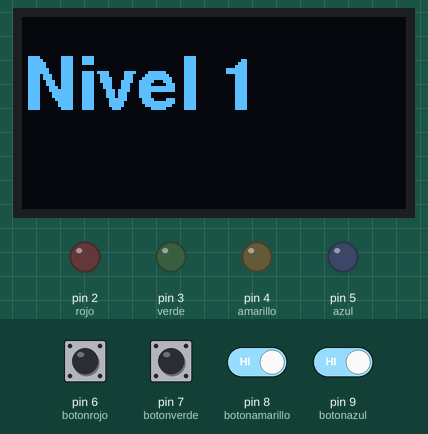
A sketch run on a simulated Arduino Uno, built with avr-gcc and run on an emulated ATmega328P. Parts: 128×64 one-colour display, output pins drawn as LEDs (lit = HIGH). Inputs (shaded band) come from the test bench; at power-on: pin 6 (botonrojo), pin 7 (botonverde), pin 8 (botonamarillo), pin 9 (botonazul) HIGH. EEPROM starts erased; pins used as bus, display or sensor lines are not drawn.

Above: at 10.0 s.
10.1 s: pin 7 (botonverde) pulled LOW for 0.15 s
At 10.44 s:
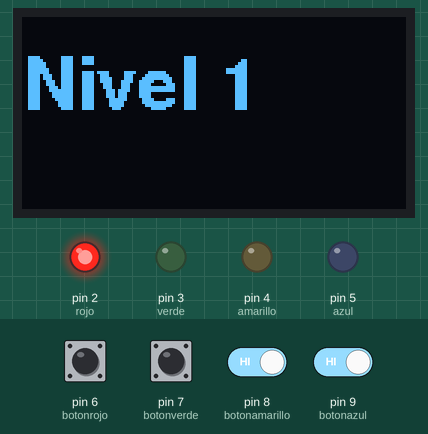
10.8 s: pin 8 (botonamarillo) driven LOW and pin 9 (botonazul) driven LOW
13.8 s: pin 8 (botonamarillo) driven HIGH
At 15.3 s:
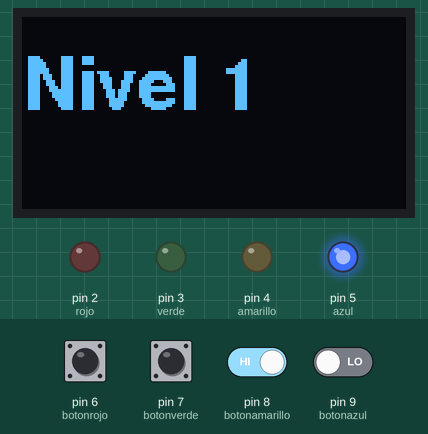
16.3 s: pin 9 (botonazul) driven HIGH
At 18.9 s:
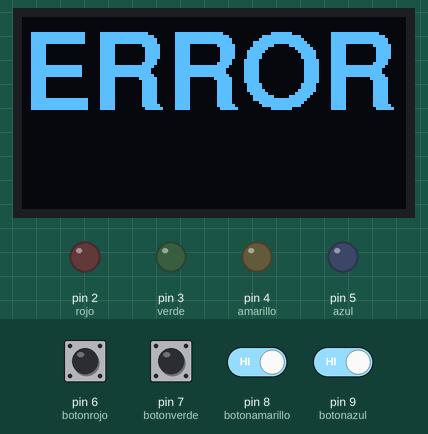
19.0 s: pin 8 (botonamarillo) driven LOW
At 21.8 s:
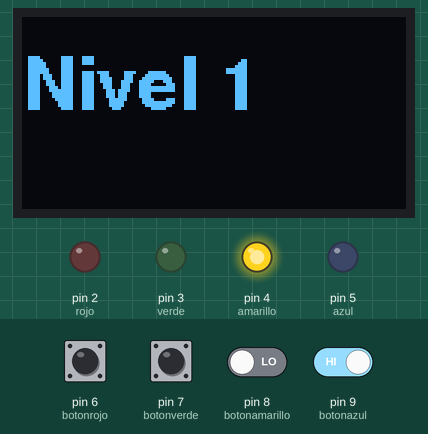
Timing chart, 0 to 23.0 s (numbered marks = the images above; inputs shaded):
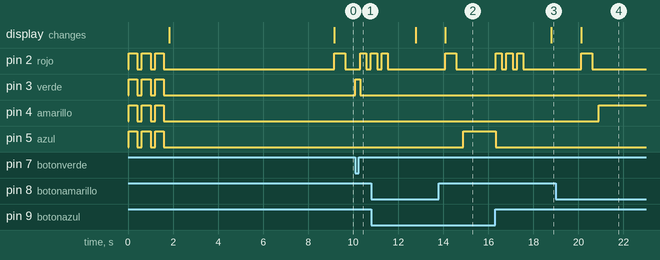

Measured:
- after the input at 10.1 s, pin 2 (rojo): LOW → HIGH after 0.21 s, → LOW 0.28 s later, → HIGH 0.20 s later; pin 3 (verde): LOW → HIGH at once, → LOW 0.21 s later
- after the input at 13.8 s, pin 4 (amarillo): stays LOW (without the input it goes to HIGH after 1.1 s); pin 5 (azul): LOW → HIGH after 1.1 s
- after the input at 16.3 s, pin 2 (rojo): alternates HIGH for 0.28 s and LOW for 0.20 s, 6 changes in all, then stays LOW, starting at once; pin 5 (azul): HIGH → LOW at once; the display: changes after 2.5 s (image 3)
- after the input at 19.0 s, pin 4 (amarillo): LOW → HIGH after 1.9 s

The sketch:

SimonDice.ino
```cpp
#include <EEPROM.h>
#include <Wire.h>
#include <Adafruit_GFX.h>
#include <Adafruit_SSD1306.h>

// Fuentes elegantes
#include <Fonts/FreeSansBold12pt7b.h>
#include <Fonts/FreeSansBold18pt7b.h>
#include <Fonts/FreeMonoBold24pt7b.h>

// Configuración OLED
#define ANCHO 128
#define ALTO 64
Adafruit_SSD1306 display(ANCHO, ALTO, &Wire, -1);

// Buzzer
#define altavoz 10

// LEDs
#define rojo 2
#define verde 3
#define amarillo 4
#define azul 5

// Botones
#define botonrojo 6
#define botonverde 7
#define botonamarillo 8
#define botonazul 9

int aleatorio, dir_lectura, dir_escritura, color_leido, leido, color_pulsado, nivel;
boolean fin_juego;

// --- Funciones auxiliares ---
void retardo(int latencia) {
  latencia = nivel;
  switch (latencia) {
    case 1: delay(300); break;
    case 2: delay(200); break;
    case 3: delay(75); break;
    case 4: delay(5); break;
    default: break;
  }
}

void sonido(int tono) {
  int i, j;
  for (i = 0; i <= 40; i++) {
    for (j = 0; j <= 4; j++) {
      digitalWrite(altavoz, HIGH);
      delayMicroseconds(90 * (6 - tono));
      digitalWrite(altavoz, LOW);
      delayMicroseconds(90 * (6 - tono));
    }
  }
}

void enciende_led(int color) {
  switch (color) {
    case 1: digitalWrite(rojo, HIGH); break;
    case 2: digitalWrite(verde, HIGH); break;
    case 3: digitalWrite(amarillo, HIGH); break;
    case 4: digitalWrite(azul, HIGH); break;
    default: digitalWrite(rojo, HIGH); digitalWrite(verde, HIGH);
             digitalWrite(amarillo, HIGH); digitalWrite(azul, HIGH); break;
  }
}

void apaga_leds() {
  digitalWrite(rojo, LOW);
  digitalWrite(verde, LOW);
  digitalWrite(amarillo, LOW);
  digitalWrite(azul, LOW);
}

void antirebote() {
  delay(30);
  while (digitalRead(botonrojo) != 1 || digitalRead(botonverde) != 1 ||
         digitalRead(botonamarillo) != 1 || digitalRead(botonazul) != 1) { }
  delay(30);
}

void comprueba() {
  leido = EEPROM.read(dir_lectura);
  if (leido != color_pulsado) fin_juego = true;
}

void genera_aleatorio() {
  if (aleatorio == 4) aleatorio = 1;
  else aleatorio++;
}

void guarda_color() {
  EEPROM.write(dir_escritura, aleatorio);
  dir_escritura++;
}

void animacion_inicio() {
  for (int i = 0; i < 3; i++) {
    enciende_led(5);
    sonido(1);
    delay(200);
    apaga_leds();
    delay(200);
  }
  // Mensaje en OLED con fuente elegante
  display.clearDisplay();
  display.setFont(&FreeSansBold18pt7b);
  display.setTextColor(SSD1306_WHITE);
  display.setCursor(10,40);
  display.println("SIMON");
  display.drawRect(0,0,128,64,SSD1306_WHITE); // marco
  display.display();
  delay(2000);
}

void feedback_acierto() {
  enciende_led(5);
  sonido(1);
  sonido(2);
  sonido(4);
  delay(150);
  apaga_leds();

  // OLED: mensaje de acierto con fuente grande
  display.clearDisplay();
  display.setFont(&FreeMonoBold24pt7b);
  display.setTextColor(SSD1306_WHITE);
  display.setCursor(0,50);
  display.println("BIEN");
  display.display();

  delay(3000); // pausa de 3 segundos antes del siguiente nivel
}

void has_fallado(int tono) {
  for (int i = 0; i < 3; i++) {
    digitalWrite(rojo, HIGH);
    sonido(tono);
    delay(200);
    digitalWrite(rojo, LOW);
    delay(200);
  }
  apaga_leds();
  delay(1000);

  // OLED: mensaje de fallo con fuente grande
  display.clearDisplay();
  display.setFont(&FreeSansBold18pt7b);
  display.setTextColor(SSD1306_WHITE);
  display.setCursor(0,30);
  display.println("ERROR");
  display.display();
}

void muestra_colores() {
  apaga_leds();
  retardo(nivel);

  // OLED: mostrar nivel con fuente mediana
  display.clearDisplay();
  display.setFont(&FreeSansBold12pt7b);
  display.setTextColor(SSD1306_WHITE);
  display.setCursor(0,30);
  display.print("Nivel ");
  display.println(nivel);
  display.display();

  for (dir_lectura = 0; dir_lectura < dir_escritura; dir_lectura++) {
    color_leido = EEPROM.read(dir_lectura);
    enciende_led(color_leido);
    sonido(color_leido);
    retardo(nivel);
    apaga_leds();
    retardo(nivel);
  }
}

void pulsa_secuencia() {
  boolean sal;
  dir_lectura = 0;
  aleatorio = 1;

  while ((dir_lectura < dir_escritura) && (!fin_juego)) {
    sal = false;
    while (!sal) {
      genera_aleatorio();
      if (digitalRead(botonrojo) == LOW) { color_pulsado = 1; sal = true; }
      else if (digitalRead(botonverde) == LOW) { color_pulsado = 2; sal = true; }
      else if (digitalRead(botonamarillo) == LOW) { color_pulsado = 3; sal = true; }
      else if (digitalRead(botonazul) == LOW) { color_pulsado = 4; sal = true; }
    }
    comprueba();
    enciende_led(color_pulsado);
    sonido(color_pulsado);
    antirebote();
    apaga_leds();
    dir_lectura++;
  }
}

// --- Setup y Loop ---
void setup() {
  pinMode(botonrojo, INPUT_PULLUP);
  pinMode(botonverde, INPUT_PULLUP);
  pinMode(botonamarillo, INPUT_PULLUP);
  pinMode(botonazul, INPUT_PULLUP);

  pinMode(rojo, OUTPUT);
  pinMode(verde, OUTPUT);
  pinMode(amarillo, OUTPUT);
  pinMode(azul, OUTPUT);
  pinMode(altavoz, OUTPUT);

  apaga_leds();

  // Inicializar OLED
  if(!display.begin(SSD1306_SWITCHCAPVCC, 0x3C)) {
    for(;;); // Si falla, se queda aquí
  }
  display.setTextColor(SSD1306_WHITE);

  nivel = 1; // arranca directamente en nivel 1
  animacion_inicio(); // animación de bienvenida

  delay(5000); // espera 5 segundos antes de iniciar el juego
}

void loop() {
  dir_escritura = dir_lectura = color_leido = leido = color_pulsado = 0;
  fin_juego = false;
  aleatorio = 1;

  guarda_color();  // primer color aleatorio

  while (!fin_juego) {
    muestra_colores();
    pulsa_secuencia();
    guarda_color();

    if (!fin_juego) {
      feedback_acierto();
      retardo(nivel);
    }
  }

  has_fallado(4);
  delay(1000);
}


/*
🔌 CONEXIONES
- LED rojo → Pin 2
- LED verde → Pin 3
- LED amarillo → Pin 4
- LED azul → Pin 5
- Botón rojo → Pin 6
- Botón verde → Pin 7
- Botón amarillo → Pin 8
- Botón azul → Pin 9
- Buzzer → Pin 10
*/
// 🔌 CONEXIONES
// 1. Pantalla OLED (I2C con pines GND, VDD, SCK, SDA):
//    - GND → GND del Arduino
//    - VDD → 5V del Arduino (o 3.3V si tu OLED solo soporta 3.3V)
//    - SCK → pin A5 del Arduino (SCL en I2C)
//    - SDA → pin A4 del Arduino (SDA en I2C)
```
